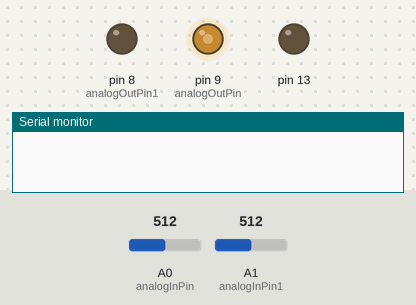
Simulated run of this sketch. Board: Arduino Uno, built with avr-gcc and run on an emulated ATmega328P. Shown: output pins drawn as LEDs (lit = HIGH), the last lines printed to the serial monitor. The test bench sets the inputs (shaded band); at power-on: A0 (analogInPin) = 512, A1 (analogInPin1) = 512.

Above: at 1.3 s.
1.4 s: A0 (analogInPin) set to 716
At 2.7 s:
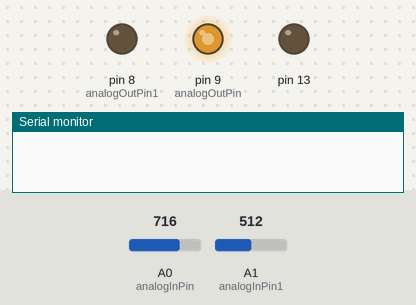
3.0 s: A0 (analogInPin) set to 900
At 5.3 s:
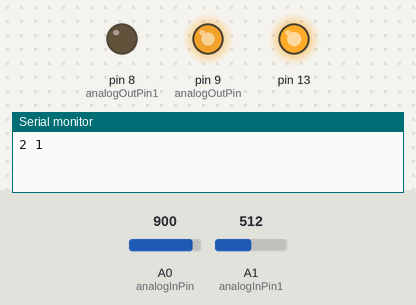
6.0 s: A0 (analogInPin) set to 511
At 6.4 s:
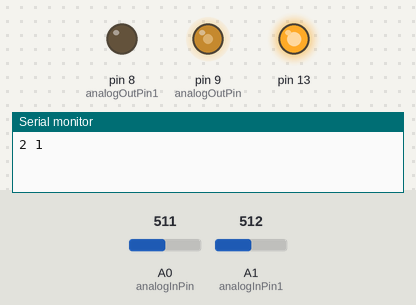
7.5 s: A0 (analogInPin) set to 190
At 8.7 s:
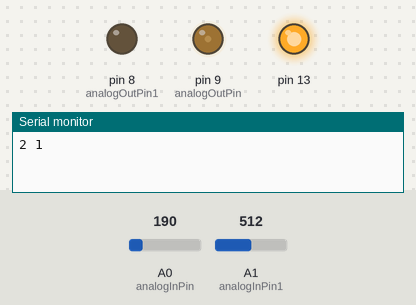
9.0 s: A1 (analogInPin1) set to 900
At 10.0 s:
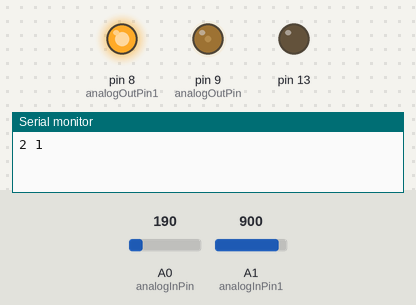
10.5 s: A1 (analogInPin1) set to 524
12.0 s: A1 (analogInPin1) set to 499
At 12.8 s:
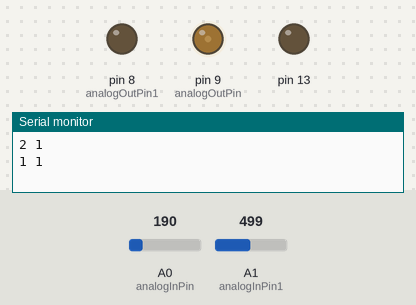
Timing chart, 0 to 15.0 s (numbered marks = the images above; inputs shaded):
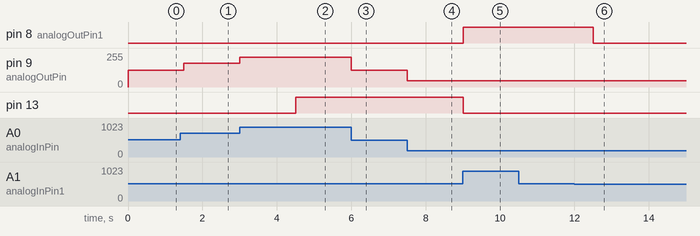

Measured:
- the behaviour switches between 514 and 513 on A1 (analogInPin1) (found by bisection; images 5 and 6)
- after the input at 1.4 s, pin 9 (analogOutPin): 127/255 → 178/255 after 0.10 s
- after the input at 3.0 s, pin 9 (analogOutPin): 178/255 → 224/255 at once
- after the input at 6.0 s, pin 9 (analogOutPin): 224/255 → 127/255 at once
- after the input at 7.5 s, pin 9 (analogOutPin): 127/255 → 47/255 at once
- after the input at 9.0 s, pin 8 (analogOutPin1): LOW → HIGH at once; pin 13: HIGH → LOW at once
- after the input at 10.5 s, every drawn part: stays the same
- after the input at 12.0 s, pin 8 (analogOutPin1): HIGH → LOW after 0.51 s

The sketch:

ldr.ino
```cpp
const int analogInPin = A0;// Analog input pin that the potentiometer is attached to
const int analogInPin1 = A1;
const int analogOutPin = 9; // Analog output pin that the LED is attached to
const int analogOutPin1 = 8;
int sensorValue = 0;        // value read from the pot
int sensorValue1 = 0;
int outputValue = 0;        // value output to the PWM (analog out)
int outputValue1 = 0;
int flag=0;
int flag1=0;
int counter=0;
int counter1=0;
int counter2=0;
int counter3=0;

void setup() {
  // initialize serial communications at 9600 bps:
  pinMode(13,OUTPUT);
  Serial.begin(9600);
  flag=0;
  digitalWrite(8, LOW);
  flag1=0;
  digitalWrite(13, LOW);
  counter=counter1=counter2=counter3=0;
}

void loop() {
  // read the analog in value:
  sensorValue = analogRead(analogInPin);
  sensorValue1 = analogRead(analogInPin1);
  // map it to the range of the analog out:
  outputValue = map(sensorValue, 0, 1023, 0, 255);
  outputValue1 = map(sensorValue1, 0, 1023, 0, 255);
  // change the analog out value:
  analogWrite(analogOutPin, outputValue);
  analogWrite(analogOutPin1, outputValue1);
  // print the results to the serial monitor:
  if(outputValue<80)
  {
 counter++;
 if(counter>=10&&flag==0)
 {
    Serial.println("1 1");
    digitalWrite(8, HIGH);
    flag=1;
    counter=0;
 }
  }
  else
  {

  digitalWrite(8, LOW);
  counter1++;
 if(counter1>=10&&flag==1)
 {
    Serial.println("1 0");
    digitalWrite(8, LOW);
    flag=0;
    counter1=0;
 }
  }

  if(outputValue1<200)
  {
    counter2++;
 if(counter2>=10&&flag1==0)
 { Serial.println("2 1");
  digitalWrite(13, HIGH);
  flag1=1;
  counter2=0;
 }


  }
  else
  {
    digitalWrite(13, LOW);
  counter3++;
 if(counter3>=10&&flag1==1)
 { Serial.println("2 0");
  digitalWrite(13, LOW);
  flag1=0;
  counter3=0;
 }

  }
  // wait 2 milliseconds before the next loop
  // for the analog-to-digital converter to settle
  // after the last reading:
  delay(500);
}
```
